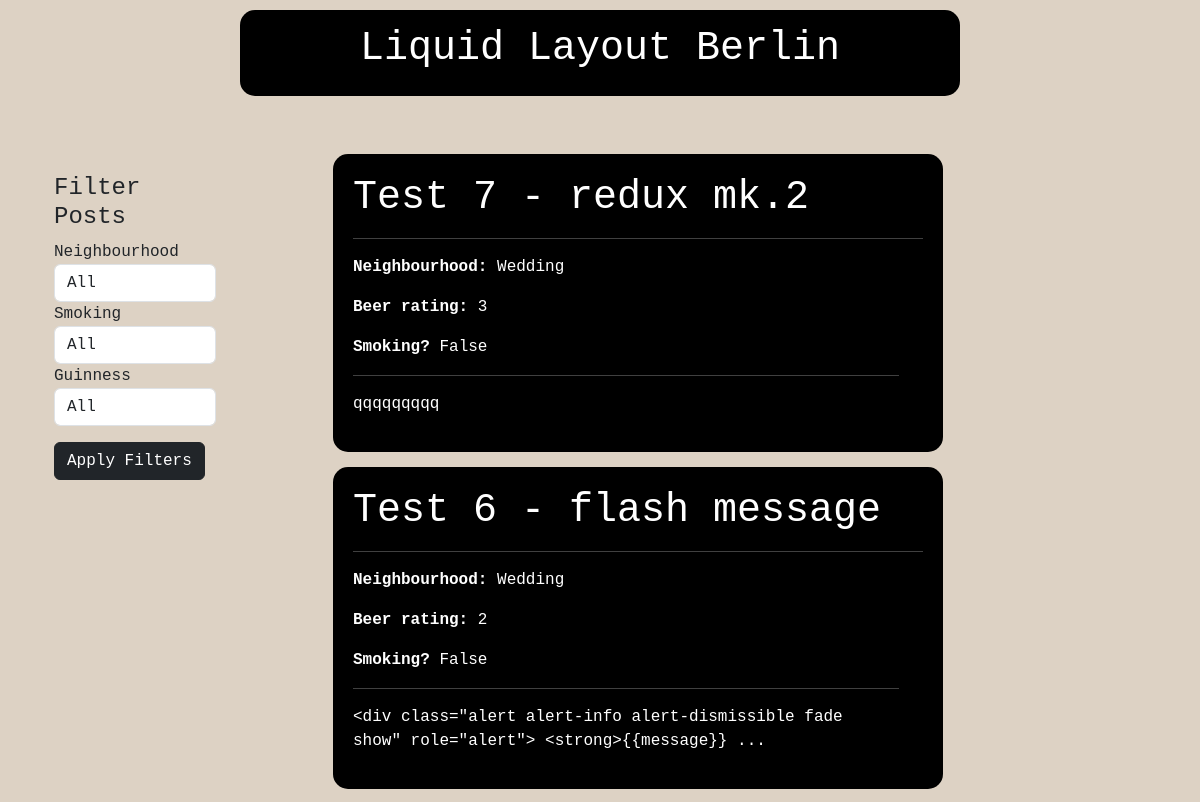
/filter_index (upper part), run on an earlier commit of the app's database.
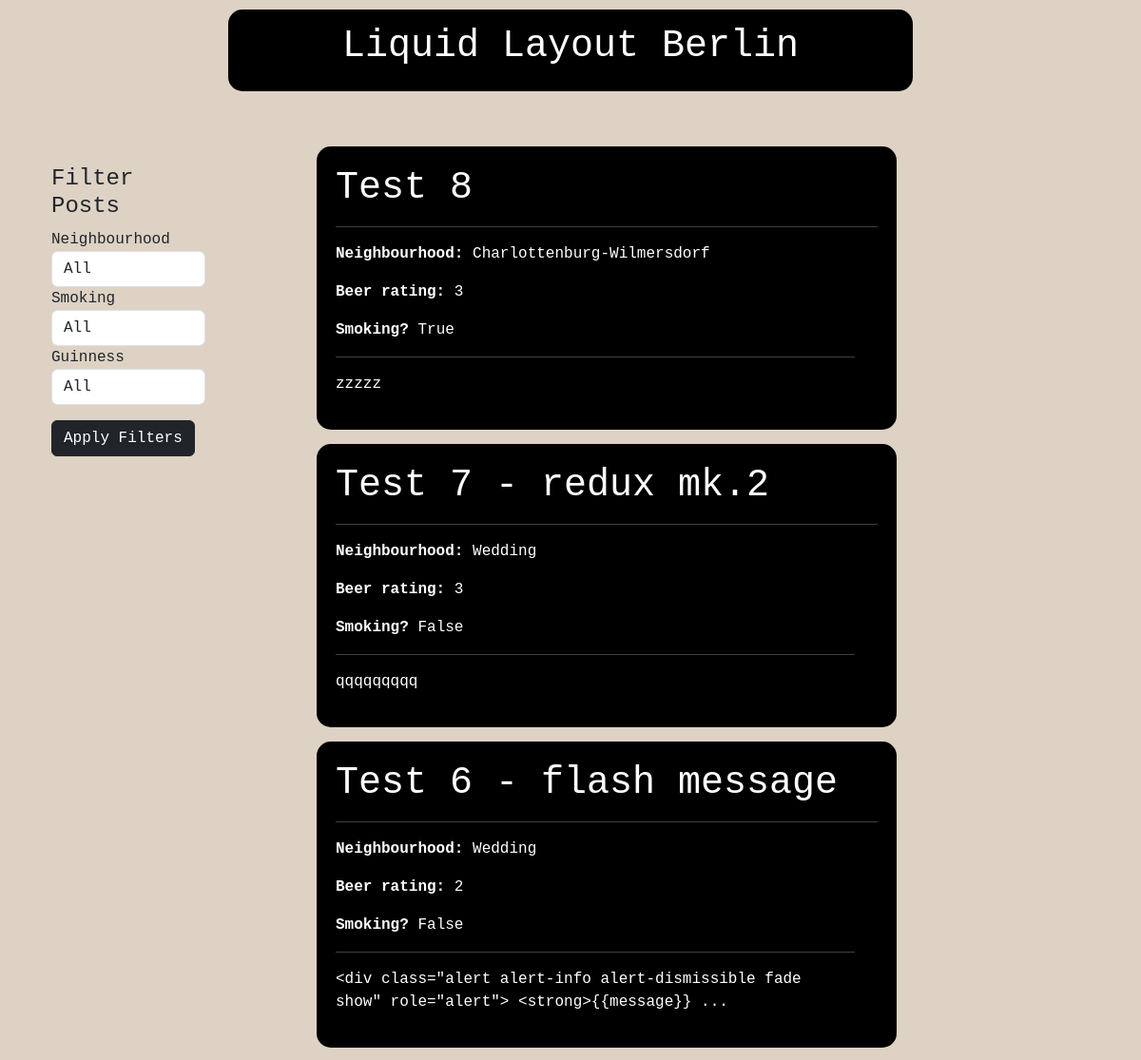
And on a later commit of the database.
### app/models.py (models this page shows, shortened)
class Post(db.Model):
    id : so.Mapped[int] = so.mapped_column(primary_key=True)
    title : so.Mapped[str] = so.mapped_column(sa.String(64))
    body : so.Mapped[str] = so.mapped_column(sa.Text)
    map_embed : so.Mapped[str] = so.mapped_column(sa.Text, nullable=True)
    transit : so.Mapped[str] = so.mapped_column(sa.String(64))
    neighbourhood : so.Mapped[str] = so.mapped_column(sa.String(64))
    beer_rating : so.Mapped[str] = so.mapped_column(sa.Integer)
    guinness : so.Mapped[bool] = so.mapped_column(sa.Boolean)
    smoking : so.Mapped[bool] = so.mapped_column(sa.Boolean)
    music : so.Mapped[str] = so.mapped_column(sa.String(128))
    visible : so.Mapped[bool] = so.mapped_column(sa.Boolean, default=True, nullable=True)
    image_data: so.Mapped[bytes] = so.mapped_column(sa.LargeBinary, nullable=True)  # Store image data
    image_filename: so.Mapped[str] = so.mapped_column(sa.String(255), nullable=True)  # Store image filename
    timestamp : so.Mapped[datetime] = so.mapped_column(index=True, default=lambda: datetime.now(timezone.utc))
    user_id : so.Mapped[int] = so.mapped_column(sa.ForeignKey(User.id), index=True)
    author : so.Mapped[User] = so.relationship(back_populates="posts")

### app/routes.py (the view)
@app.route("/filter_index", methods=["POST","GET"])
def filter_index():
    neighbourhood = request.args.get('neighbourhood')
    smoking = request.args.get('smoking')
    guinness = request.args.get('guinness')
    posts_query = Post.query
    if neighbourhood:
        posts_query = posts_query.filter(Post.neighbourhood == neighbourhood)
    if smoking:
        smoking_bool = smoking.lower() == 'true'
        posts_query = posts_query.filter(Post.smoking == smoking_bool)
    if guinness:
        guinness_bool = guinness.lower() == 'true'
        posts_query = posts_query.filter(Post.guinness == guinness_bool)
    posts = posts_query.order_by(Post.timestamp.desc()).all()
    return render_template('filter_index.html', posts=posts)

### app/templates/filter_index.html (shortened to what this page needs)
{% extends "base.html" %}
{% block content %}
    <div class="container-fluid">
        <div class="row">
            <div class="col-md-2">
                <div class="list-group">
                    <h4>Filter Posts</h4>
                    <form method="get" action="{{ url_for('filter_index') }}">
                        <div class="form-group">
                            <label for="neighbourhood">Neighbourhood</label>
                            <select class="form-control" id="neighbourhood" name="neighbourhood">
                                <option value="">All</option>
                            </select>
                        </div>
                        <div class="form-group">
                            <label for="smoking">Smoking</label>
                            <select class="form-control" id="smoking" name="smoking">
                                <option value="">All</option>
                            </select>
                        </div>
                        <div class="form-group">
                            <label for="guinness">Guinness</label>
                            <select class="form-control" id="guinness" name="guinness">
                                <option value="">All</option>
                            </select>
                        </div>
                        <button type="submit" class="btn btn-dark mt-3">Apply Filters</button>
                    </form>
                </div>
            </div>
            <div class="col-md-9 offset-md-1">
                {% for post in posts %}
                <div class="custom-post">
                    <div class="row">
                      <div class="col">
                        <h1><a href="{{ url_for('posts', id=post.id) }}" class="a-custom">{{ post.title }}</a></h1><hr>
                      </div>
                      <div class="row">
                        <div class="column">
                            <p><b>Neighbourhood:</b> {{ post.neighbourhood }} </p>
                        </div>
                      </div>
                      <div class="row">
                        <div class="column">
                            <p><b>Beer rating:</b> {{ post.beer_rating }} </p>
                        </div>
                      </div>
                      <div class="row">
                        <div class="column">
                            <p><b>Smoking?</b> {{ post.smoking }} </p><hr>
                        </div>
                      </div>
                      <div class="row">
                        <div class="column">
                            <p>{{ post.body[:100] }}{% if post.body|length > 100 %}...{% endif %}</p>
                        </div>
                      </div>
                    </div>
                  </div>
                {% endfor %}
            </div>
        </div>
    </div>
{% endblock %}

What changed in the data, as far as the page shows it:
added Post: title "Test 8", neighbourhood "Charlottenburg-Wilmersdorf", beer_rating "3", smoking "True", body "zzzzz"
